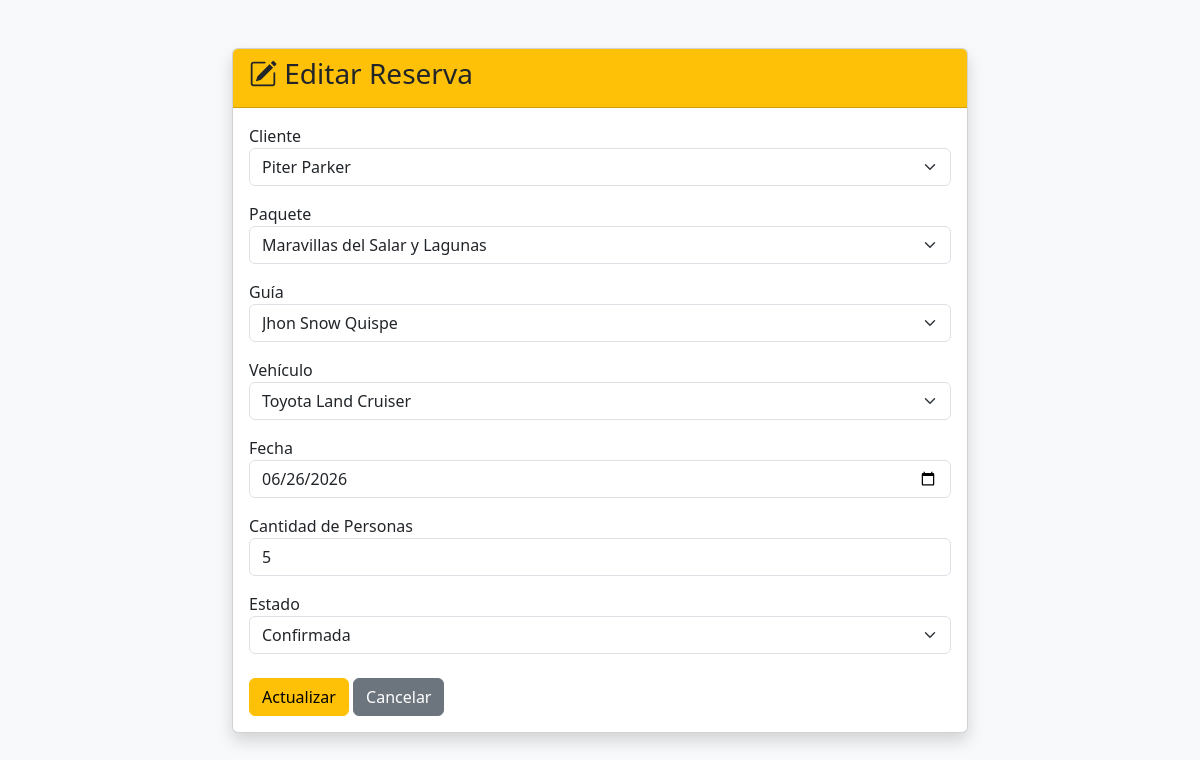
Screenshot of /reservas/editar/1 (signed in) with the database file from the repository.
### app/models/reserva.py (models this page shows)
class Reserva(db.Model):
    id = db.Column(
        db.Integer,
        primary_key=True
    )
    cliente_id = db.Column(
        db.Integer,
        db.ForeignKey('cliente.id')
    )
    paquete_id = db.Column(
        db.Integer,
        db.ForeignKey('paquete.id')
    )
    guia_id = db.Column(
        db.Integer,
        db.ForeignKey('guia.id')
    )
    vehiculo_id = db.Column(
        db.Integer,
        db.ForeignKey('vehiculo.id')
    )
    fecha = db.Column(
        db.String(30)
    )
    personas = db.Column(
        db.Integer
    )
    estado = db.Column(
        db.String(30)
    )
    cliente = db.relationship('Cliente')
    paquete = db.relationship('Paquete')
    guia = db.relationship('Guia')
    vehiculo = db.relationship('Vehiculo')

### app/models/cliente.py (models this page shows)
class Cliente(db.Model):
    id = db.Column(
        db.Integer,
        primary_key=True
    )
    nombres = db.Column(
        db.String(100),
        nullable=False
    )
    apellidos = db.Column(
        db.String(100),
        nullable=False
    )
    telefono = db.Column(
        db.String(20)
    )
    email = db.Column(
        db.String(100)
    )
    pasaporte = db.Column(
        db.String(50)
    )

### app/models/paquete.py (models this page shows)
class Paquete(db.Model):
    id = db.Column(
        db.Integer,
        primary_key=True
    )
    nombre = db.Column(
        db.String(100),
        nullable=False
    )
    destino = db.Column(
        db.String(100),
        nullable=False
    )
    duracion = db.Column(
        db.String(50)
    )
    precio = db.Column(
        db.Float,
        nullable=False
    )
    descripcion = db.Column(
        db.String(300)
    )

### app/models/guia.py (models this page shows)
class Guia(db.Model):
    id = db.Column(
        db.Integer,
        primary_key=True
    )
    nombre = db.Column(
        db.String(100),
        nullable=False
    )
    idiomas = db.Column(
        db.String(100)
    )
    certificaciones = db.Column(
        db.String(100)
    )

### app/models/vehiculo.py (models this page shows)
class Vehiculo(db.Model):
    id = db.Column(
        db.Integer,
        primary_key=True
    )
    marca = db.Column(
        db.String(50),
        nullable=False
    )
    modelo = db.Column(
        db.String(50),
        nullable=False
    )
    placa = db.Column(
        db.String(20),
        unique=True,
        nullable=False
    )
    capacidad = db.Column(
        db.Integer,
        nullable=False
    )
    estado = db.Column(
        db.String(30)
    )

### app/blueprints/reservas/routes.py (the view, shortened to what this page needs)
@reservas_bp.route('/reservas/editar/<int:id>', methods=['GET', 'POST'])
@login_required
def editar_reserva(id):
    reserva = Reserva.query.get_or_404(id)
    clientes = Cliente.query.all()
    paquetes = Paquete.query.all()
    guias = Guia.query.all()
    vehiculos = Vehiculo.query.all()
    return render_template(
        'reservas/editar.html',
        reserva=reserva,
        clientes=clientes,
        paquetes=paquetes,
        guias=guias,
        vehiculos=vehiculos
    )

### app/templates/reservas/editar.html (shortened to what this page needs)
<!DOCTYPE html>
<html lang="es">
<head>
    <link href="https://cdn.jsdelivr.net/npm/bootstrap@5.3.3/dist/css/bootstrap.min.css" rel="stylesheet">
    <link href="https://cdn.jsdelivr.net/npm/bootstrap-icons@1.11.3/font/bootstrap-icons.css" rel="stylesheet">
</head>
<body class="bg-light">
    <div class="container mt-5">
        <div class="row justify-content-center">
            <div class="col-lg-8">
                <div class="card shadow">
                    <div class="card-header bg-warning text-dark">
                        <h3>
                            <i class="bi bi-pencil-square"></i>
                            Editar Reserva
                        </h3>
                    </div>
                    <div class="card-body">
                        <form method="POST">
                            <div class="mb-3">
                                <label>Cliente</label>
                                <select name="cliente" class="form-select">
                                    {% for cliente in clientes %}
                                    <option value="{{ cliente.id }}" {% if cliente.id == reserva.cliente_id %}selected{% endif %}>
                                        {{ cliente.nombres }} {{ cliente.apellidos }}
                                    </option>
                                    {% endfor %}
                                </select>
                            </div>
                            <div class="mb-3">
                                <label>Paquete</label>
                                <select name="paquete" class="form-select">
                                    {% for paquete in paquetes %}
                                    <option value="{{ paquete.id }}" {% if paquete.id == reserva.paquete_id %}selected{% endif %}>
                                        {{ paquete.nombre }}
                                    </option>
                                    {% endfor %}
                                </select>
                            </div>
                            <div class="mb-3">
                                <label>Guía</label>
                                <select name="guia" class="form-select">
                                    {% for guia in guias %}
                                    <option value="{{ guia.id }}" {% if guia.id == reserva.guia_id %}selected{% endif %}>
                                        {{ guia.nombre }}
                                    </option>
                                    {% endfor %}
                                </select>
                            </div>
                            <div class="mb-3">
                                <label>Vehículo</label>
                                <select name="vehiculo" class="form-select">
                                    {% for vehiculo in vehiculos %}
                                    <option value="{{ vehiculo.id }}" {% if vehiculo.id == reserva.vehiculo_id %}selected{% endif %}>
                                        {{ vehiculo.marca }} {{ vehiculo.modelo }}
                                    </option>
                                    {% endfor %}
                                </select>
                            </div>
                            <div class="mb-3">
                                <label>Fecha</label>
                                <input type="date" name="fecha" value="{{ reserva.fecha }}" class="form-control">
                            </div>
                            <div class="mb-3">
                                <label>Cantidad de Personas</label>
                                <input type="number" name="personas" value="{{ reserva.personas }}" class="form-control">
                            </div>
                            <div class="mb-4">
                                <label>Estado</label>
                                <select name="estado" class="form-select">
                                    <option value="Confirmada" {% if reserva.estado == 'Confirmada' %}selected{% endif %}>Confirmada</option>
                                </select>
                            </div>
                            <button class="btn btn-warning">Actualizar</button>
                            <a href="/reservas" class="btn btn-secondary">Cancelar</a>
                        </form>
                    </div>
                </div>
            </div>
        </div>
    </div>
</body>
</html>

### rows the page displays
Reserva: cliente "Piter Parker", paquete "Maravillas del Salar y Lagunas", guia "Jhon Snow Quispe", vehiculo "Toyota Land Cruiser", fecha "06/26/2026", personas "5", estado "Confirmada"
